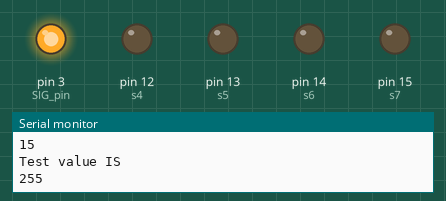
Simulated run of this sketch. Board: Arduino Uno, built with avr-gcc and run on an emulated ATmega328P. Parts: output pins drawn as LEDs (lit = HIGH), the last lines printed to the serial monitor. Pins used as bus, display or sensor lines are not drawn.

Above: at 4.3 s.
At 8.8 s:
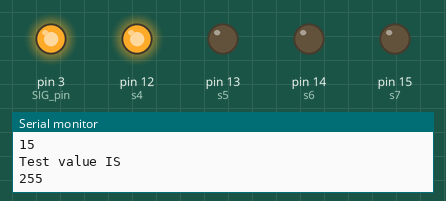
At 10.3 s:
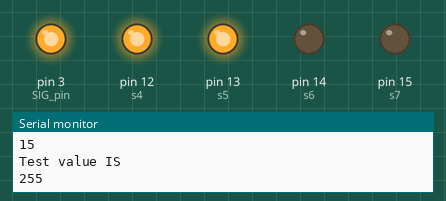
At 11.9 s:
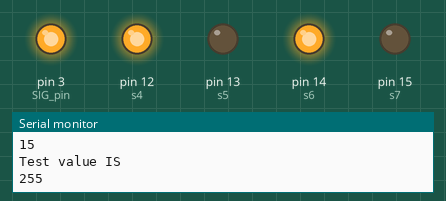
At 13.4 s:
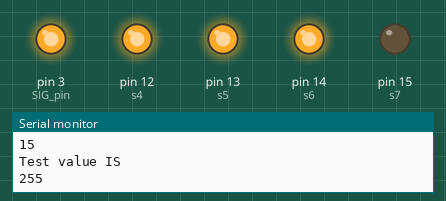
At 14.9 s:
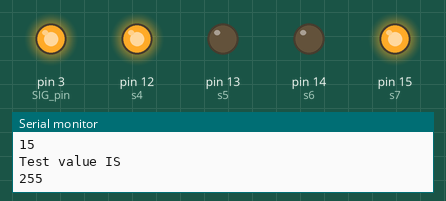
Timing chart, 0 to 17.6 s (numbered marks = the images above):
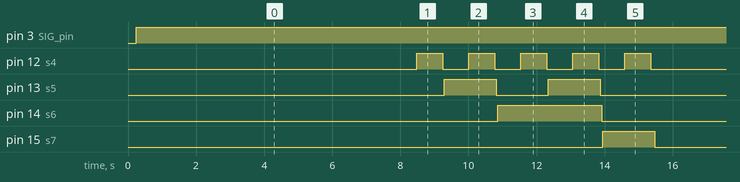

Measured:
- by itself, pin 3 (SIG_pin): LOW → HIGH at 0.24 s
- by itself, pin 12 (s4): repeats every 15.3 s: 4 × (LOW 0.76 s, HIGH 0.76 s), LOW 8.4 s, HIGH 0.76 s
- by itself, pin 13 (s5): LOW → HIGH at 9.3 s, → LOW 1.5 s later, → HIGH 1.5 s later, → LOW 1.5 s later, … (9 changes in this stretch)
- by itself, pin 14 (s6): alternates HIGH for 3.1 s and LOW for 12.2 s
- by itself, pin 15 (s7): alternates HIGH for 1.5 s and LOW for 13.7 s

The sketch:

AnalogLED-Multiplexer.ino
```cpp
  /*******************************************************************************

AnalogLED-Multiplexer.ino - analog LED strips controlled via multiplexer

Modified from example project and tutorial on Bildr: http://bildr.org/2011/02/cd74hc4067-arduino/

Tutorial README on GitHub: https://github.com/narner/Analog-LED-Multiplexing-Example/blob/master/README.md

Code modified by Nick Arner and Ray Brooks

*******************************************************************************/

#include <SoftwareSerial.h>

//Mux1 control pins
int s0 = 8;
int s1 = 9;
int s2 = 10;
int s3 = 11;

//Mux2 control pins
int s4 = 12;
int s5 = 13;
int s6 = 14;
int s7 = 15;

//Mux in "SIG" pin
int SIG_pin = 3;

//Voltage vlaue to write to the LEDs (full-on)
int testValue = 255;

void setup(){
  Serial.begin(9600);

  //Set all pins to the "OUTPUT" mode
  pinMode(s0, OUTPUT);
  pinMode(s1, OUTPUT);
  pinMode(s2, OUTPUT);
  pinMode(s3, OUTPUT);
  pinMode(s4, OUTPUT);
  pinMode(s5, OUTPUT);
  pinMode(s6, OUTPUT);
  pinMode(s7, OUTPUT);
  pinMode(SIG_pin, OUTPUT);

  digitalWrite(s0, LOW);
  digitalWrite(s1, LOW);
  digitalWrite(s2, LOW);
  digitalWrite(s3, LOW);
  digitalWrite(s4, LOW);
  digitalWrite(s5, LOW);
  digitalWrite(s6, LOW);
  digitalWrite(s7, LOW);
}


void loop(){

  /* Loop through each channel of the mux, and write an "on" value of 255 to turn on the
  corresponding LED strand */
  for(int i = 0; i <= 19 ; i ++){
    Serial.println(i);
    testValue = 255;
    writeMux(i);
    delay(500);
  }
}


int writeMux(int channel){
  //array corresponding to our muxs' control pins
  int controlPin[] = {s0, s1, s2, s3, s4, s5, s6, s7};

  int muxChannel[20][8]={
    //Mux 1
    {0,0,0,0,0,0,0,0}, //channel 0
    {1,0,0,0,0,0,0,0}, //channel 1
    {0,1,0,0,0,0,0,0}, //channel 2
    {1,1,0,0,0,0,0,0}, //channel 3
    {0,0,1,0,0,0,0,0}, //channel 4
    {1,0,1,0,0,0,0,0}, //channel 5
    {0,1,1,0,0,0,0,0}, //channel 6
    {1,1,1,0,0,0,0,0}, //channel 7
    {0,0,0,1,0,0,0,0}, //channel 8
    {1,0,0,1,0,0,0,0}, //channel 9

    //Max 2
    {1,1,1,1,0,0,0,0}, //channel 0
    {1,1,1,1,1,0,0,0}, //channel 1
    {1,1,1,1,0,1,0,0}, //channel 2
    {1,1,1,1,1,1,0,0}, //channel 3
    {1,1,1,1,0,0,1,0}, //channel 4
    {1,1,1,1,1,0,1,0}, //channel 5
    {1,1,1,1,0,1,1,0}, //channel 6
    {1,1,1,1,1,1,1,0}, //channel 7
    {1,1,1,1,0,0,0,1}, //channel 8
    {1,1,1,1,1,0,0,1}, //channel 9
  };


  //loop through the 8 sig pins
  for(int i = 0; i < 8; i ++){
    digitalWrite(controlPin[i], muxChannel[channel][i]);
    Serial.println("CHANNEL IS ");
    Serial.println(muxChannel[channel][i]);

    Serial.println("Control pin IS ");
    Serial.println(controlPin[i]);
  }

  //write the value at the SIG pin
  analogWrite(SIG_pin, testValue);
  Serial.println("Test value IS ");
  Serial.println(testValue);

  //return the value
  return 0;
}
```
